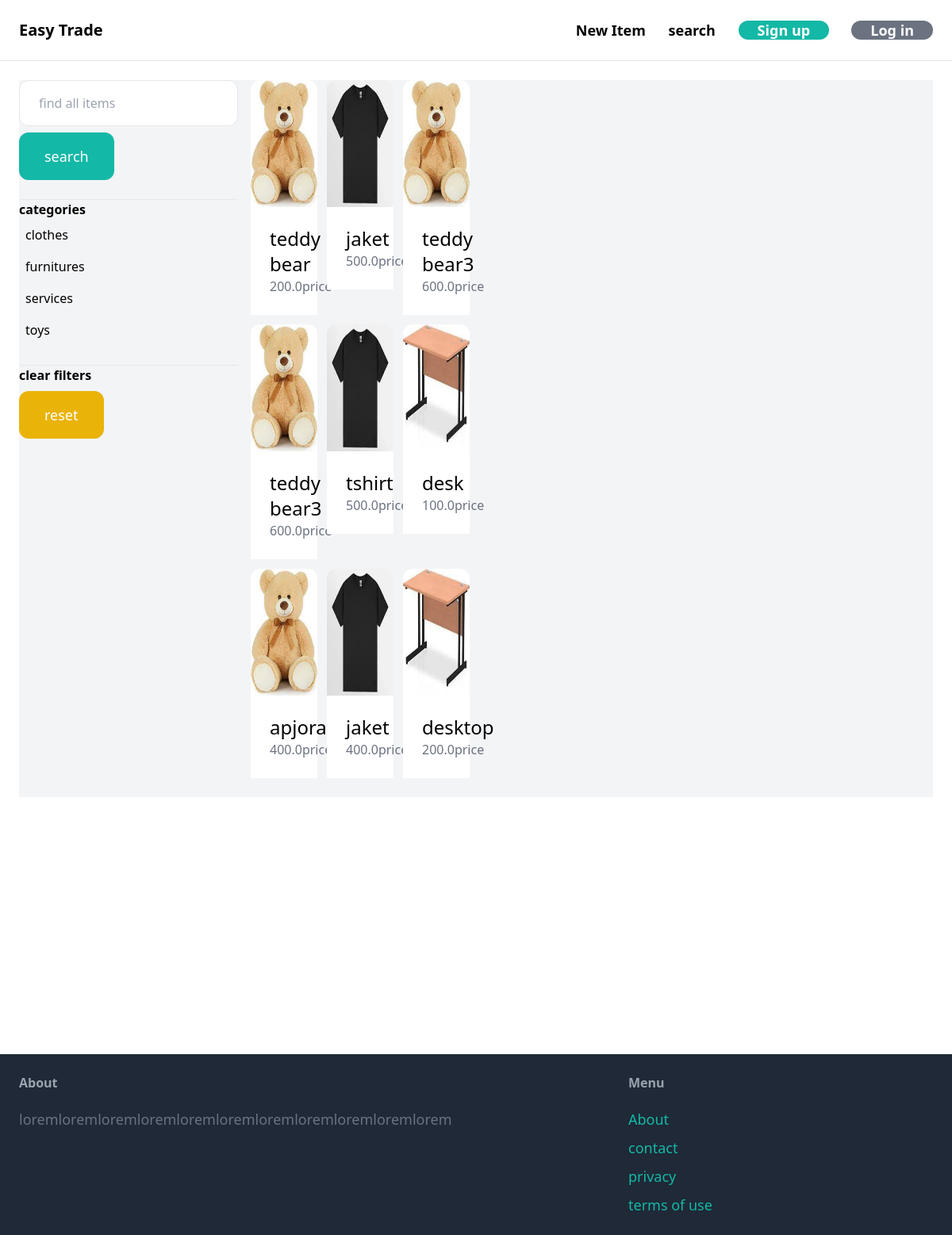
The app's page /items/ with its own data.
### item/models.py (models this page shows, shortened)
class Category(models.Model):
    name = models.CharField(max_length=255)
    class Meta:
        verbose_name_plural ='Categories'
        ordering = ('name',)

class Item(models.Model):
    category=models.ForeignKey(Category, related_name='items',on_delete=models.CASCADE)
    name = models.CharField(max_length=255)
    description = models.TextField(blank=True,null=True)
    price= models.FloatField()
    image = models.ImageField(upload_to='item_images',blank=True,null=True)
    is_sold=models.BooleanField(default=False)
    created_by = models.ForeignKey(User,related_name='items',on_delete=models.CASCADE)
    created_at = models.DateTimeField(auto_now_add=True)

### item/views.py (the view)
# urls.py: path('items/',include('item.urls')),
def items(request):
    query=request.GET.get('query','')
    category_id = request.GET.get('category',0)
    categories = Category.objects.all()
    items = Item.objects.filter(is_sold=False)
    if category_id:
        items=items.filter(category_id=category_id)
    if query :
        items = items.filter(Q(name__icontains=query) | Q(description__icontains=query))
    context={'items': items,
             'query': query,
             'categories': categories,
             'category_id': int(category_id),
             }
    return render(request, 'item/items.html', context)

### item/templates/item/items.html (shortened to what this page needs)
{% extends "core/base.html" %}
{%block content%}
<div class="pb-6 grid grid-cols-4 gap-4 bg-gray-100">
    <div class="col-span-1">
        <form method="get" action="{% url 'item:items'%}">
            <input name="query" class="w-full py-4 px-6 border rounded-xl" type="text" value="{{query}}" placeholder="find all items">
            <button class="mt-2 py-4 px-8 text-lg bg-teal-500 text-white rounded-xl">search</button>
        </form>
        <hr class="mt-6">
        <p class="font-semibold" > categories</p>
        <ul>
            {%for category in categories%}
            <li class="py-2 px-2 rounded-xl {% if category.id == category_id %} bg-gray-200 {%endif%}">
                <a href="{% url 'item:items'%}?query={{query}}&category={{category.id}}">{{category.name}}</a>
            </li>
            {%endfor%}
        </ul>
        <hr class="mt-6">
        <p class="font-semibold" > clear filters</p>
        <ul>
            <li> <a href="{% url 'item:items' %}" class="mt-2 py-4 px-8 inline-block bg-yellow-500 text-lg rounded-xl text-white" >reset</a> </li>
            </ul>
    </div>
    <div class="col-space-3">
        <div class="grid grid-cols-3 gap-3">
            {%for item in items%}
            <div>
                <a href="{% url 'item:detail' item.id%}" >
                    <div>
                        <img src="{{item.image.url}}" class="rounded-t-xl h-40 w-40">
                    </div>
                    <div class="p-6 bg-white rounder-b-xl">
                        <h2 class="text-2xl">{{item.name}}</h2>
                        <p class="text-gray-500">{{item.price}}price</p>
                    </div>
                </a>
            </div>
            {%endfor%}
        </div>
    </div>
</div>
{%endblock%}

### core/templates/core/base.html (shortened to what this page needs)
<!DOCTYPE html>
<html lang="en">
<head>
    <script src="https://cdn.tailwindcss.com"></script>
    <nav class="py-6 px-6 flex justify-between items-center border-b border-grey-200 ">
        <a href="/" class="text-xl font-semibold ">Easy Trade</a>
        <div class="space-x-6">
            <a href="{% url 'item:new'%}" class="text-lg font-semibold hover:text-gray-500"> New Item </a>
            <a href="{% url 'item:items'%}" class="text-lg font-semibold hover:text-gray-500"> search </a>
            {%if request.user.is_authenticated%}
            <a href="{% url 'conversation:inbox' %}" class="px-6 py-3- text-lg font-semibold bg-teal-500 text-white rounded-xl hover:bg-teal-700">inbox</a>
            <a href="{% url 'dashboard:index'%}" class="px-6 py-3- text-lg font-semibold bg-gray-500 text-white rounded-xl hover:bg-gray-700">dashboard</a>
            <a href="{% url 'dashboard:logout'%}" class="px-6 py-3- text-lg font-semibold bg-gray-500 text-white rounded-xl hover:bg-gray-700">logout</a>
            {%else%}
            <a href="{% url 'core:signup'%}" class="px-6 py-3- text-lg font-semibold bg-teal-500 text-white rounded-xl hover:bg-teal-700">Sign up</a>
            <a href="{% url 'core:login'%}" class="px-6 py-3- text-lg font-semibold bg-gray-500 text-white rounded-xl hover:bg-gray-700">Log in</a>
            {%endif%}
        </div>
    </nav>
</head>
<body>
   <div class="px-6 py-6">
    {%block content%}
    {% endblock %}
   </div>
   <div style="min-height:300px"></div>
   <footer class="py-6 px-6 flex justify-between bg-gray-800">
    <div class="w-2/3 pr-10">
        <h3 class="mb-5 font-semibold text-gray-400">About</h3>
        <p class="text-lg text-gray-500 "> loremloremloremloremloremloremloremloremloremloremlorem </p>
    </div>
    <div class="w-1/3">
        <h3 class="mb-5 font-semibold text-gray-400">Menu</h3>
        <ul class="space-y-2">
            <li><a href="" class="text-lg text-teal-500 hover:text-teal-700">About</a></li>
            <li><a href="{% url 'core:contact' %}" class="text-lg text-teal-500 hover:text-teal-700">contact</a></li>
            <li><a href="" class="text-lg text-teal-500 hover:text-teal-700">privacy</a></li>
            <li><a href="" class="text-lg text-teal-500 hover:text-teal-700">terms of use</a></li>
        </ul>
    </div>
</footer>
</body>
</html>

### records on screen
Category: name "clothes"
Category: name "furnitures"
Category: name "services"
Category: name "toys"
Item: image (picture), name "teddy bear", price "200.0"
Item: image (picture), name "jaket", price "500.0"
Item: image (picture), name "teddy bear3", price "600.0"
Item: image (picture), name "teddy bear3", price "600.0"
Item: image (picture), name "tshirt", price "500.0"
Item: image (picture), name "desk", price "100.0"
Item: image (picture), name "apjora", price "400.0"
Item: image (picture), name "jaket", price "400.0"
Item: image (picture), name "desktop", price "200.0"
